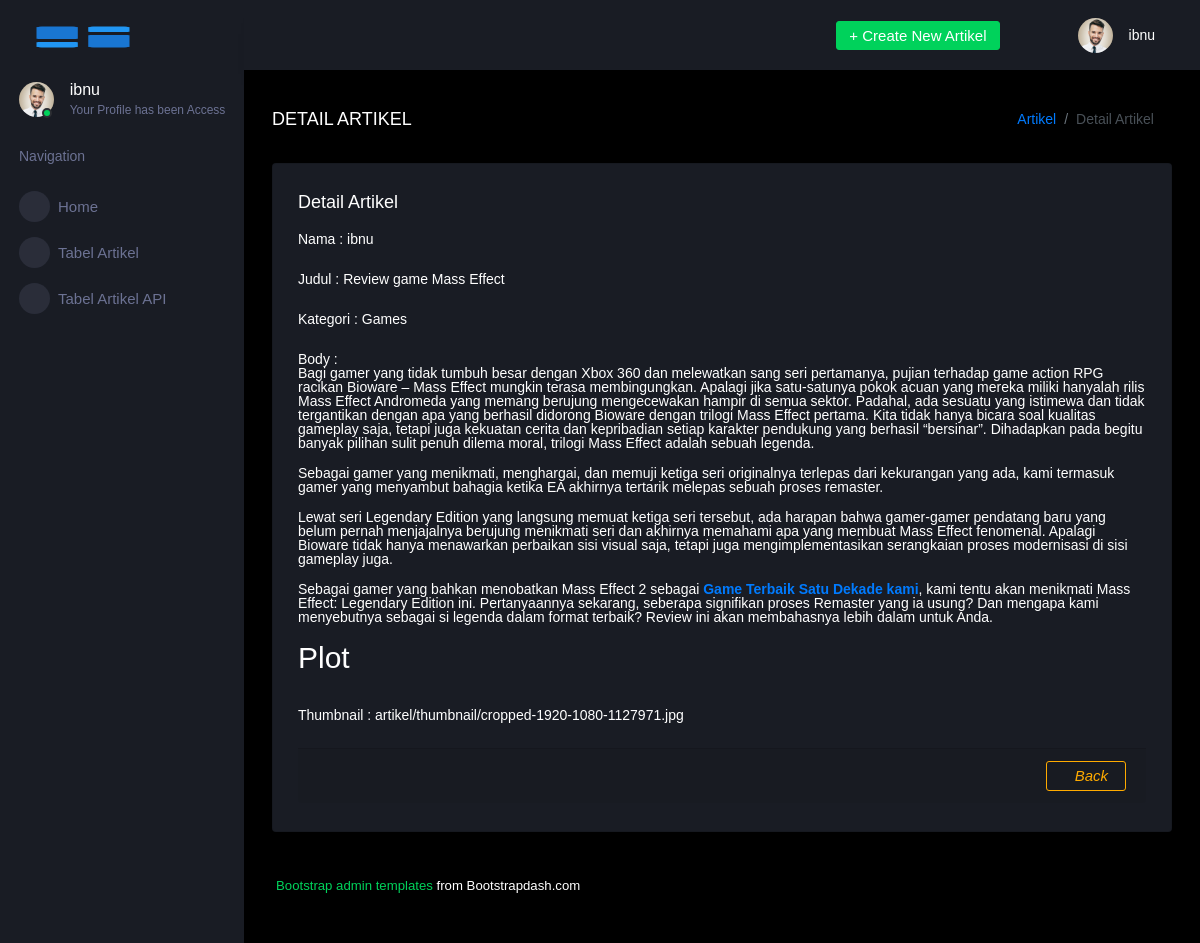
The app's page /blog/view/7 (signed in) with its own data.
### blog/models.py (models this page shows, shortened)
class Artikel(models.Model):
    nama = models.ForeignKey(User, on_delete=models.CASCADE, blank=True, null=True)
    judul = models.TextField(max_length=100)
    body = RichTextUploadingField(blank=True, null=True,
                                      config_name='special',
                                      external_plugin_resources=[(
                                          'youtube',
                                          '/static/ckeditor_plugins/youtube/youtube/',
                                          'plugin.js',
                                          )]
    )
    kategori = models.ForeignKey(Kategori, on_delete=models.CASCADE, blank=True, null=True)
    date = models.DateTimeField(auto_now_add=True)
    thumbnail = models.ImageField(upload_to='artikel/thumbnail/', blank=True, null=True)
    class Meta:
        verbose_name_plural ="Artikel"

class Kategori(models.Model):
    nama = models.CharField(max_length=40)
    def __str__(self):
        return self.nama
    class Meta:
        verbose_name_plural ="Kategori"

### blog/views.py (the view)
# urls.py: path('view/<int:id>',blog_view, name='blog_view'),
@login_required
def blog_view(request, id):
    template_name = 'back/blog_view.html'
    artikel_list = Artikel.objects.get(id=id)
    context = {
        'title' : 'News Details',
        'artikel' :artikel_list
    }
    return render(request, template_name, context)

### templates/back/blog_view.html (shortened to what this page needs)
{% extends 'back/base.html' %}
{% load static %}
{% block content %}
        <div class="main-panel">
            <form method="POST">
            <div class="content-wrapper">
              <div class="page-header">
                <h3 class="page-title"> DETAIL ARTIKEL </h3>
                <nav aria-label="breadcrumb">
                  <ol class="breadcrumb">
                    <li class="breadcrumb-item"><a href="#">Artikel</a></li>
                    <li class="breadcrumb-item active" aria-current="page">Detail Artikel</li>
                  </ol>
                </nav>
              </div>
              <div class="row">
                <div class="col-md-12 grid-margin stretch-card">
                  <div class="card">
                    <div class="card-body">
                <h4 class="card-title">Detail Artikel</h4>
                <form class="card-content">
                  <div class="form-group">
                    <label class="nama">Nama : {{ artikel.nama }}</label>
                  </div>
                  <div class="form-group">
                    <label for="nama">Judul : {{ artikel.judul }}</label>
                  </div>
                  <div class="form-group">
                    <label for="kategori">Kategori : {{ artikel.kategori }}</label>
                  </div>
                  <div class="form-group">
                    <label for="textarea">Body : {{ artikel.body|safe }}</label>
                  </div>
                  <div class="form-group">
                    <label for="textarea">Thumbnail : {{ artikel.thumbnail }}</label>
                  </div>
                  <div class="card-footer text-right">
                  <a class="btn btn-outline-warning" href="{% url 'blog_list' %}"><i class="mdi mdi-arrow-left-bold-hexagon-outline"> Back</i></a></div>
                </form>
            </form>
              </div>
            </div>
          </div>
          <footer class="footer">
            <div class="d-sm-flex justify-content-center justify-content-sm-between">
              <span class="float-none float-sm-right d-block mt-1 mt-sm-0 text-center"> <a href="https://www.bootstrapdash.com/bootstrap-admin-template/" target="_blank">Bootstrap admin templates</a> from Bootstrapdash.com</span>
            </div>
          </footer>
    {% endblock content %}

### templates/back/base.html (shortened to what this page needs)
{% load static %}
<!DOCTYPE html>
<html lang="en">
  <head>
    <link rel="stylesheet" href="{% static 'back/vendors/mdi/css/materialdesignicons.min.css' %}">
    <link rel="stylesheet" href="{% static 'back/vendors/css/vendor.bundle.base.css' %}">
    <link rel="stylesheet" href="{% static 'back/css/style.css' %}">
  </head>
  <body>
    <div class="container-scroller">
      <nav class="sidebar sidebar-offcanvas" id="sidebar">
        <div class="sidebar-brand-wrapper d-none d-lg-flex align-items-center justify-content-center fixed-top">
          <a class="sidebar-brand brand-logo" href="{% url 'index' %}"><img src="{% static 'back/images/dash.png' %}" alt="logo" /></a>
        </div>
        <ul class="nav">
          <li class="nav-item profile">
            <div class="profile-desc">
              <div class="profile-pic">
                <div class="count-indicator">
                  <img class="img-xs rounded-circle " src="{% static 'back/images/faces/face16.jpg' %}" alt="">
                  <span class="count bg-success"></span>
                </div>
                <div class="profile-name">
                  <h5 class="mb-0 font-weight-normal">{{user}}</h5>
                  <span>Your Profile has been Access</span>
                </div>
              </div>
            </div>
          </li>
          <li class="nav-item nav-category">
            <span class="nav-link">Navigation</span>
          </li>
          <li class="nav-item menu-items">
            <a class="nav-link" href="{% url 'index' %}">
              <span class="menu-icon">
                <i class="mdi mdi-view-grid"></i>
              </span>
              <span class="menu-title">Home</span>
            </a>
          </li>
          <li class="nav-item menu-items">
            <a class="nav-link" href="{% url 'blog_list' %}">
              <span class="menu-icon">
                <i class="mdi mdi-table-large"></i>
              </span>
              <span class="menu-title">Tabel Artikel</span>
            </a>
            <li class="nav-item menu-items">
              <a class="nav-link" href="{% url 'berita' %}">
                <span class="menu-icon">
                  <i class="mdi mdi-table-large"></i>
                </span>
                <span class="menu-title">Tabel Artikel API</span>
              </a>
          </li>
        </ul>
      </nav>
      <div class="container-fluid page-body-wrapper">
        <nav class="navbar p-0 fixed-top d-flex flex-row">
          <div class="navbar-menu-wrapper flex-grow d-flex align-items-stretch">
            <button class="navbar-toggler navbar-toggler align-self-center" type="button" data-toggle="minimize">
              <span class="mdi mdi-menu"></span>
            </button>
            <ul class="navbar-nav navbar-nav-right">
              <li class="nav-item dropdown d-none d-lg-block">
                <a class="nav-link btn btn-success create-new-button" href="{% url 'blog_add' %}">+ Create New Artikel</a>
              </li>
              <li class="nav-item nav-settings d-none d-lg-block">
                <a class="nav-link" href="{% url 'index' %}">
                  <i class="mdi mdi-view-grid"></i>
                </a>
              </li>
              <li class="nav-item dropdown">
                <a class="nav-link" id="profileDropdown" href="#" data-toggle="dropdown">
                  <div class="navbar-profile">
                    <img class="img-xs rounded-circle" src="{% static 'back/images/faces/face16.jpg' %}" alt="">
                    <p class="mb-0 d-none d-sm-block navbar-profile-name">{{user}}</p>
                    <i class="mdi mdi-menu-down d-none d-sm-block"></i>
                  </div>
                </a>
              </li>
            </ul>
          </div>
        </nav>
        {% block content %}
        {% endblock content %}
  </body>
</html>

### records on screen
Artikel: nama "ibnu", judul "Review game Mass Effect", kategori "Games", body "Bagi gamer yang tidak tumbuh besar dengan Xbox 360 dan melewatkan sang seri pertamanya, pujian terhadap game action RPG racikan Bioware – Mass Effect mungkin terasa membingungkan. Apalagi jika satu-satunya pokok acuan yang mereka miliki hanyalah rilis Mass Effect Andromeda yang memang berujung mengecewakan hampir di semua sektor. Padahal, ada sesuatu yang istimewa dan tidak tergantikan dengan apa yang berhasil didorong Bioware dengan trilogi Mass Effect pertama. Kita tidak hanya bicara soal kualitas gameplay saja, tetapi juga kekuatan cerita dan kepribadian setiap karakter pendukung yang berhasil “bersinar”. Dihadapkan pada begitu banyak pilihan sulit penuh dilema moral, trilogi Mass Effect…", thumbnail "artikel/thumbnail/cropped-1920-1080-1127971.jpg"

### other values on screen
{{ user }} "ibnu"
